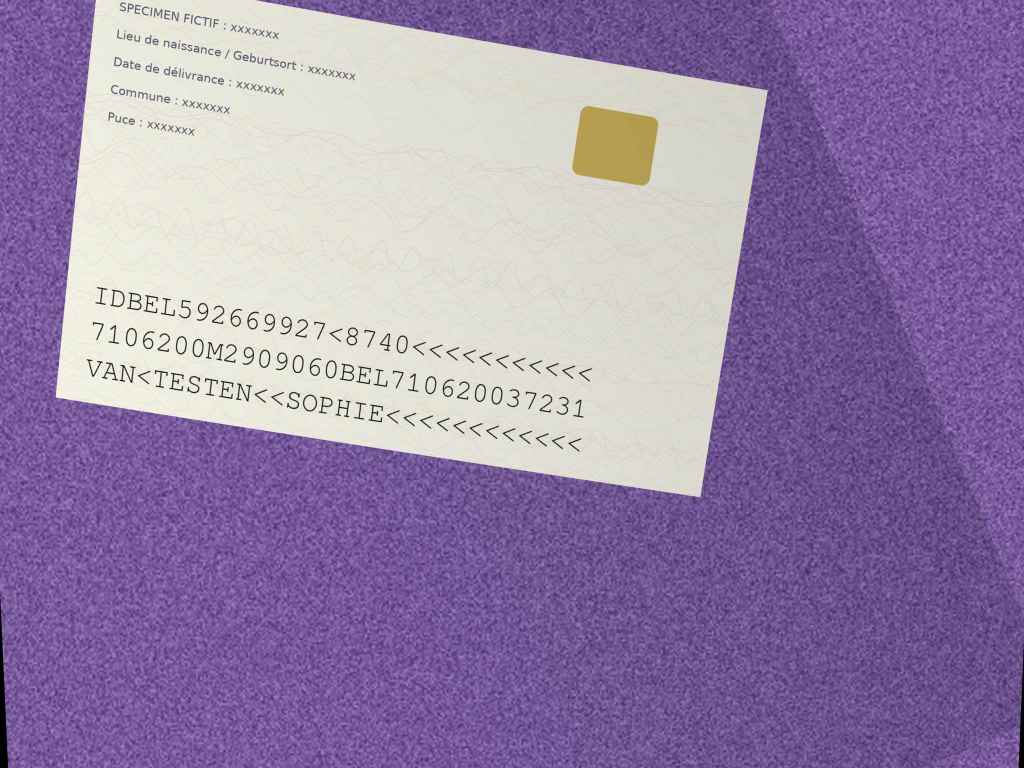
#> input picture apps/documents/tests/fixtures/photo_telephone_carte_fictive.jpg, 2048 x 1536 px (shown at 1/2 size)
$ python -i card_reader.py   (imports and definitions only)   (older library calls are emulated)
#> lines starting #> are read from the running program, lines starting #| are printed output that depends on the picture; after the words box and inside, x2 and y2 are one past the last pixel; in counts of white or black regions, pixels touching at a corner belong together
"""Lire les lignes « machine » d'une carte sur une vraie photo de téléphone (D-035, D-062).

Une photo réelle n'est jamais un scan : carte de travers, en perspective, floue, avec un
reflet, posée sur une table, parfois « couchée » (orientation rangée dans les métadonnées).
Tesseract seul ne lit rien dans ces conditions. On l'aide, tout sur le serveur du cabinet :

1. on remet la photo à l'endroit (métadonnées d'orientation) et en niveaux de gris ;
2. on cherche les bandes de texte larges et denses (la zone MRZ) par un traitement d'image
   classique (OpenCV, sans IA) ;
3. pour chaque bande : on la redresse, on la découpe, on l'agrandit, puis on essaie quelques
   versions (telle quelle, contrastée, noir et blanc) ;
4. on s'arrête dès qu'une lecture passe **tous** les chiffres de contrôle : une lecture fausse
   ne peut pas passer pour bonne. Sinon on essaie la photo retournée, puis tournée d'un quart.

Un délai maximal évite qu'une photo illisible ne bloque l'outil. Rien n'est conservé : les
images de travail sont en mémoire ou dans un dossier temporaire effacé aussitôt.
"""

from __future__ import annotations

import io
import os
import subprocess
import tempfile
import time
from collections.abc import Callable, Iterator
from pathlib import Path

import cv2
import numpy as np
from PIL import Image, ImageOps

WHITELIST = "ABCDEFGHIJKLMNOPQRSTUVWXYZ0123456789<"
WORK_SIZE = 1400  # côté le plus long de l'image de recherche des bandes
BAND_WIDTH = 1500  # largeur de la bande agrandie avant lecture
MAX_BANDS = 4
BUDGET_SECONDS = 40.0

Gray = np.ndarray


# [25 lines left out: functions load_gray, tesseract, not called in this run]


def bands(gray: Gray) -> list[Gray]:
    """Zones qui ressemblent à la bande MRZ (larges, denses), redressées et agrandies."""
    height, width = gray.shape
    scale = WORK_SIZE / max(height, width)
    small = cv2.resize(
        gray, (int(width * scale), int(height * scale)), interpolation=cv2.INTER_AREA
    )
    small = cv2.GaussianBlur(small, (3, 3), 0)
    rect = cv2.getStructuringElement(cv2.MORPH_RECT, (13, 5))
    square = cv2.getStructuringElement(cv2.MORPH_RECT, (21, 21))
    # Texte sombre sur fond clair, puis les lettres d'une ligne fondues en une bande.
    blackhat = cv2.morphologyEx(small, cv2.MORPH_BLACKHAT, rect)
    gradient = np.absolute(cv2.Sobel(blackhat, cv2.CV_32F, 1, 0, ksize=-1))
    span = float(gradient.max() - gradient.min()) or 1.0
    gradient = (255 * (gradient - gradient.min()) / span).astype("uint8")
    gradient = cv2.morphologyEx(gradient, cv2.MORPH_CLOSE, rect)
    mask = cv2.threshold(gradient, 0, 255, cv2.THRESH_BINARY | cv2.THRESH_OTSU)[1]
    mask = cv2.morphologyEx(mask, cv2.MORPH_CLOSE, square)
    mask = cv2.erode(mask, np.ones((3, 3), np.uint8), iterations=2)
    contours, _ = cv2.findContours(mask, cv2.RETR_EXTERNAL, cv2.CHAIN_APPROX_SIMPLE)
    found = []
    for contour in contours:
        (cx, cy), (rw, rh), angle = cv2.minAreaRect(contour)
        if rw < rh:
            rw, rh, angle = rh, rw, angle + 90
        if rw < small.shape[1] * 0.15 or rw / max(rh, 1.0) < 2.5:
            continue
        found.append((rw * rh, cx / scale, cy / scale, rw / scale, rh / scale, angle))
    found.sort(reverse=True)
    result = []
    for _, cx, cy, rw, rh, angle in found[:MAX_BANDS]:
        while angle > 45:
            angle -= 90
        while angle < -45:
            angle += 90
        turn = cv2.getRotationMatrix2D((cx, cy), angle, 1.0)
        straight = cv2.warpAffine(gray, turn, (width, height), flags=cv2.INTER_CUBIC,
                                  borderMode=cv2.BORDER_REPLICATE)  # fmt: skip
        pad_w = rw * 0.08
        # Bande très étroite = une seule des trois lignes trouvée : on prend aussi ses voisines.
        pads = [rh * 0.35] if rw / max(rh, 1.0) < 12 else [rh * 2.6, rh * 0.35]
        for pad_h in pads:
            x0, x1 = int(max(0, cx - rw / 2 - pad_w)), int(min(width, cx + rw / 2 + pad_w))
            y0, y1 = int(max(0, cy - rh / 2 - pad_h)), int(min(height, cy + rh / 2 + pad_h))
            band = straight[y0:y1, x0:x1]
            if band.size == 0:
                continue
            factor = max(1.0, BAND_WIDTH / band.shape[1])
            result.append(
                cv2.resize(band, None, fx=factor, fy=factor, interpolation=cv2.INTER_CUBIC)
            )
    return result


# [36 lines left out: functions versions, attempts, read, not called in this run]

>>> import cv2
>>> picture = cv2.imread('tests/fixtures/photo_telephone_carte_fictive.jpg', cv2.IMREAD_GRAYSCALE)
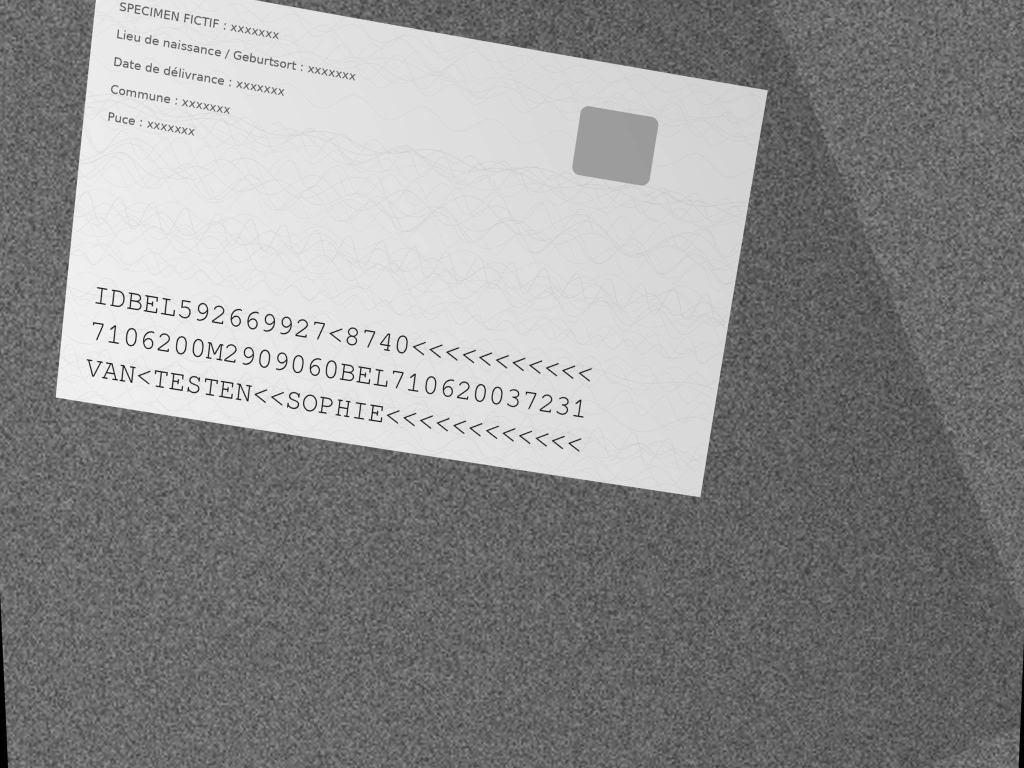
#> picture: shape (1536, 2048) (shown at 1/2 size); min 0, max 255, mean 142.7
>>> result = bands(picture)
#> in bands, `blackhat = cv2.morphologyEx(small, cv2.MORPH_BLACKHAT, rect)`:
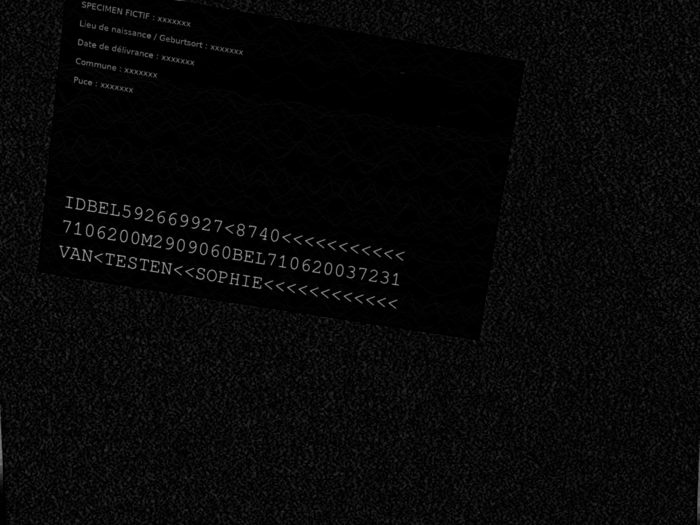
#> blackhat: shape (1050, 1400) (shown at 1/2 size); min 0, max 186, mean 8.3
#> in bands, `span = float(gradient.max() - gradient.min()) or 1.0`: span = 2217
#> in bands, `gradient = cv2.morphologyEx(gradient, cv2.MORPH_CLOSE, rect)`:
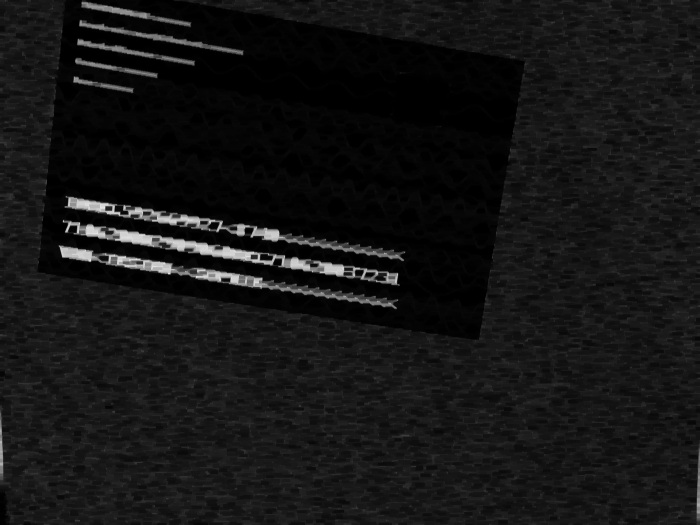
#> gradient: shape (1050, 1400) (shown at 1/2 size); min 0, max 255, mean 20.7
#> in bands, `mask = cv2.threshold(gradient, 0, 255, cv2.THRESH_BINARY | cv2.THRESH_..`:
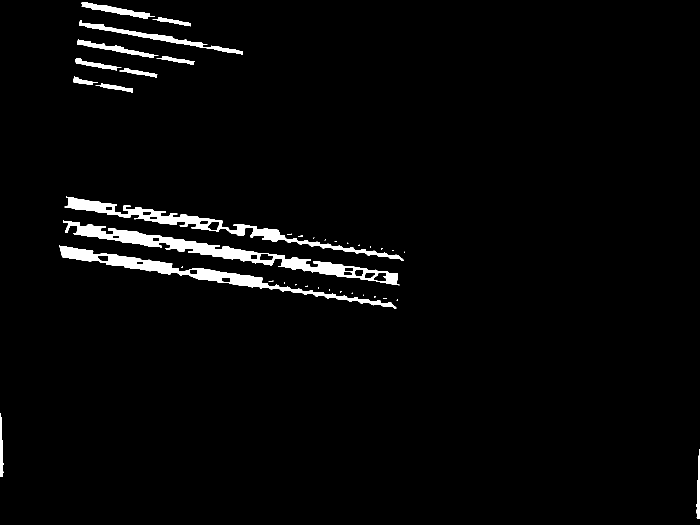
#> mask: shape (1050, 1400) (shown at 1/2 size); 2.7% white; 38 white regions (24 under 20 px), largest, box (x1, y1, x2, y2) and area: (126, 440, 799, 571) 12100, (118, 491, 793, 617) 9346, (129, 392, 808, 522) 8599
#> in bands, `mask = cv2.morphologyEx(mask, cv2.MORPH_CLOSE, square)`: mask: shape (1050, 1400); 3.5% white; 11 white regions (1 under 20 px), largest, box (x1, y1, x2, y2) and area: (126, 440, 799, 571) 15228, (129, 392, 808, 522) 12998, (118, 491, 796, 617) 12444
#> in bands, `mask = cv2.erode(mask, np.ones((3, 3), np.uint8), iterations=2)`:
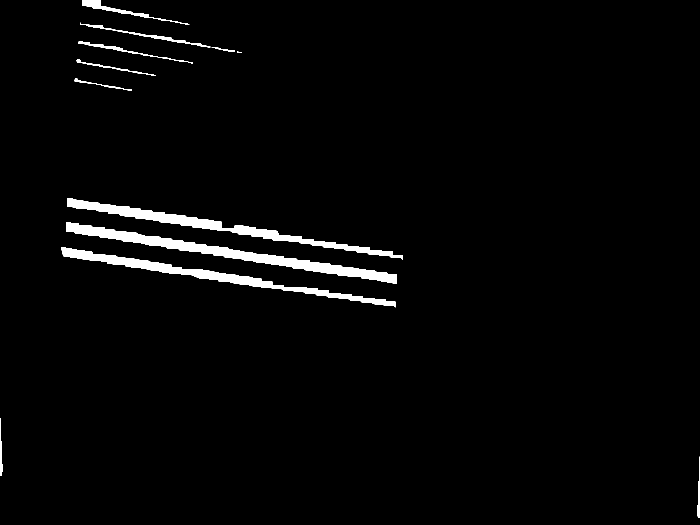
#> mask: shape (1050, 1400) (shown at 1/2 size); 2.4% white; 12 white regions (1 under 20 px)
#> in bands, `contours, _ = cv2.findContours(mask, cv2.RETR_EXTERNAL, cv2.CHAIN_APPR..`: contours = 12 contours, 1 with area under 20; largest, box (x1, y1, x2, y2) and area: (132, 444, 794, 568) 11344, (134, 396, 806, 519) 9020, (122, 494, 791, 615) 8504, (165, 0, 379, 49) 1058, (161, 45, 421, 95) 658
#> the loop in bands, `for contour in contours:` made 12 passes
#> (cx, cy, rw, rh, angle) on passes 1 to 12: (1397, 973.5, 121, 4, -90), (2, 893, 114, 4, -90), (455.8, 555.4, 678.5, 19.39, 8.9), (462.4, 505.9, 672.1, 21.32, 9.1), (469.4, 457.7, 681.9, 21.03, 9.26), (205.9, 170, 115.9, 6.67, 11.31), (232, 135.6, 161, 6.62, 10.3), (478.5, 103.5, 9, 1, 0), (446, 98.5, 46.51, 3.31, 10.3), (271.1, 103.8, 232, 7.78, 10.3), (290.4, 69.94, 263.6, 7.84, 9.94), (271.9, 21.99, 218.1, 18.39, 10.12)
#> after the loop in bands, `for contour in contours:`: found = 6 items
#> the loop in bands, `for _, cx, cy, rw, rh, angle in found[:MAX_BANDS]:` made 4 passes
#> (cx, cy, rw, rh, turn, pad_w, pads) on passes 1 to 4: (686.6, 669.5, 997.5, 30.76, [[0.987, 0.161, -98.79], [-0.161, 0.987, 119.2]], 79.8, [79.97, 10.77]), (676.5, 740, 983.2, 31.19, [[0.987, 0.158, -108.5], [-0.158, 0.987, 116.3]], 78.66, [81.09, 10.92]), (666.8, 812.4, 992.6, 28.36, [[0.988, 0.155, -117.6], [-0.155, 0.988, 112.9]], 79.41, [73.75, 9.93]), (397.7, 32.17, 319.1, 26.9, [[0.984, 0.176, 0.537], [-0.176, 0.984, 70.41]], 25.53, [9.41])
#> pass 1, in bands, `straight = cv2.warpAffine(gray, turn, (width, height), flags=cv2.INTER..`:
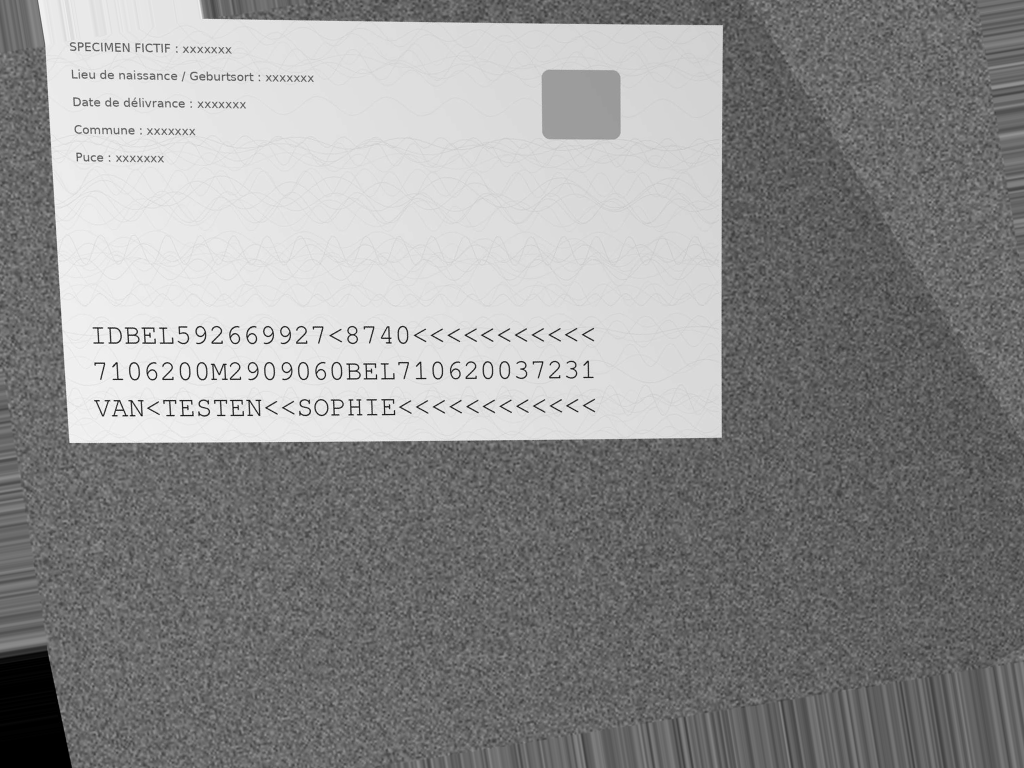
#> straight: shape (1536, 2048) (shown at 1/2 size); min 0, max 255, mean 142.7
#> after the loop in bands, `for _, cx, cy, rw, rh, angle in found[:MAX_BANDS]:`:
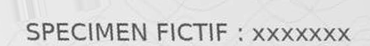
#> band: shape (46, 370); min 64, max 255, mean 215.4
#> after the loop in bands, `for _, cx, cy, rw, rh, angle in found[:MAX_BANDS]:`: result = 7 items
#> result = 7 items
